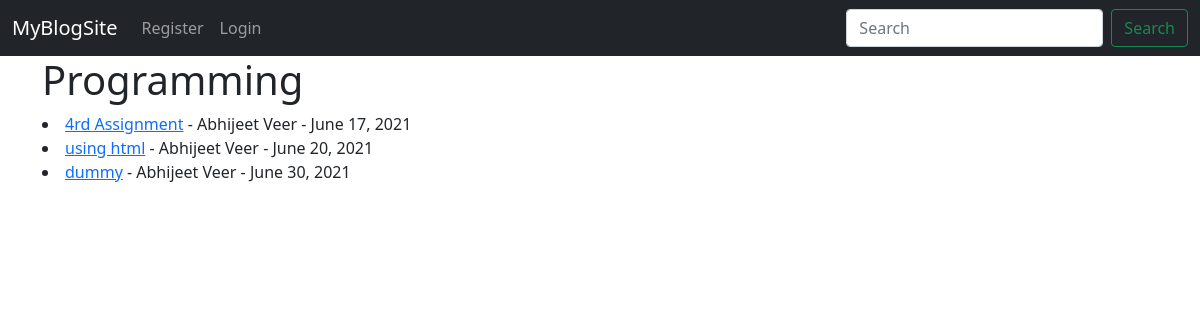
/category/programming, run on the app's committed database.
### theblog/models.py (models this page shows, shortened)
class Post(models.Model):
    title=models.CharField(max_length=255)
    header_image=models.ImageField(null=True, blank=True, upload_to="images/")
    title_tag=models.CharField(max_length=255, default="")
    author=models.ForeignKey(User,on_delete=models.CASCADE)
    body=models.TextField()
    post_date=models.DateField(auto_now_add=True)
    category=models.CharField(max_length=255, default="programming")
    likes=models.ManyToManyField(User, related_name="blog_post")

### theblog/views.py (the view)
# urls.py: path('category/<str:cats>',CategoryView,name='category'),
def CategoryView(request,cats):
    category_post=Post.objects.filter(category=cats.replace('-',' '))
    return render(request, 'categories.html', {'cats':cats.title().replace('-',' '), 'category_post':category_post});

### theblog/templates/categories.html
{% extends 'base.html' %}
{% block content %}
{% if category_post %}
<h1>{{cats}}</h1>
{% for post in category_post %}
<li><a href="{% url 'article-detail' post.pk %}">{{ post.title }}</a> - {{ post.author.first_name }} {{post.author.last_name}} - {{post.post_date}}</li>
{% endfor %}
{% else %}
 <h3>Sorry this doesn't exists</h3>
{% endif %}
{% endblock %}

### data on the page
Post: title "4rd Assignment", author.first_name "Abhijeet", author.last_name "Veer", post_date "June 17, 2021"
Post: title "using html", author.first_name "Abhijeet", author.last_name "Veer", post_date "June 20, 2021"
Post: title "dummy", author.first_name "Abhijeet", author.last_name "Veer", post_date "June 30, 2021"

### other printed values
{{ cats }} "Programming"
